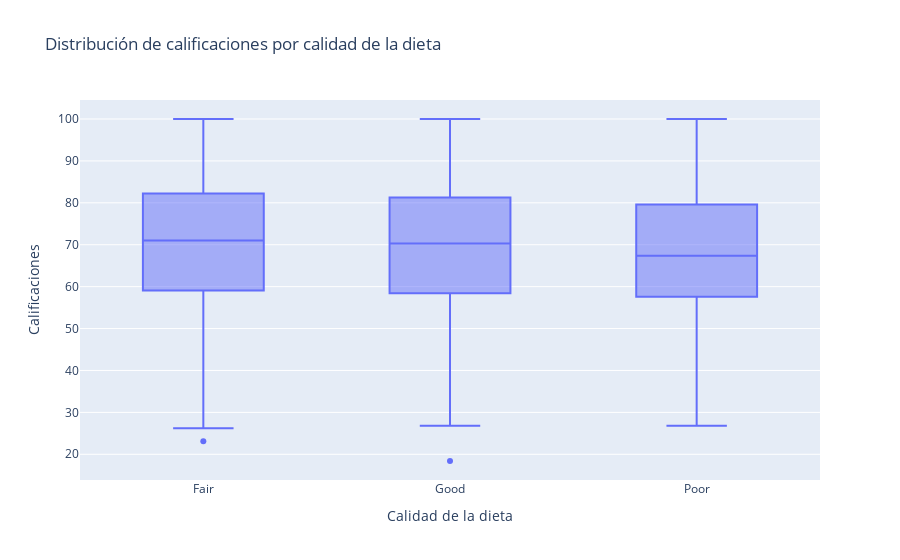

The code cell stored with this chart in its notebook:
### Markdown cell above
# Compara calificaciones por calidad de dieta

### Code cell
# Convertir la columna 'diet_quality' a valores numéricos
df['diet_quality_numeric'] = df['diet_quality'].map({'Poor': 0, 'Fair': 1, 'Good': 2})

# Calcular la correlación entre 'diet_quality_numeric' y 'exam_score'
calcular_correlacion(df, 'diet_quality_numeric', 'exam_score')

# Gráfico de dispersión para visualizar la relación     
px.scatter(df, x='diet_quality_numeric', y='exam_score', title='Relación entre calidad de la dieta y calificaciones',
           labels={'diet_quality_numeric': 'Calidad de la dieta (numérica)', 'exam_score': 'Calificaciones'})

# Gráfico de caja para visualizar la relación
px.box(df, x='diet_quality', y='exam_score', title='Distribución de calificaciones por calidad de la dieta',
       labels={'diet_quality': 'Calidad de la dieta', 'exam_score': 'Calificaciones'})

### Figure 1 — Plotly figure (JSON) as saved in the notebook; plotly's stock layout.template omitted (floating-point values rounded to 4 significant figures; data arrays with more than 128 entries replaced by an {"elided": "..."} marker saying what was removed)
{"data": [{"alignmentgroup": "True", "hovertemplate": "Calidad de la dieta=%{x}<br>Calificaciones=%{y}<extra></extra>", "legendgroup": "", "marker": {"color": "#636efa"}, "name": "", "notched": false, "offsetgroup": "", "orientation": "v", "showlegend": false, "type": "box", "x": {"elided": "1000 str values"}, "x0": " ", "xaxis": "x", "y": {"elided": "1000 float values"}, "y0": " ", "yaxis": "y"}], "layout": {"boxmode": "group", "legend": {"tracegroupgap": 0}, "title": {"text": "Distribución de calificaciones por calidad de la dieta"}, "xaxis": {"anchor": "y", "domain": [0, 1], "title": {"text": "Calidad de la dieta"}}, "yaxis": {"anchor": "x", "domain": [0, 1], "title": {"text": "Calificaciones"}}}}
